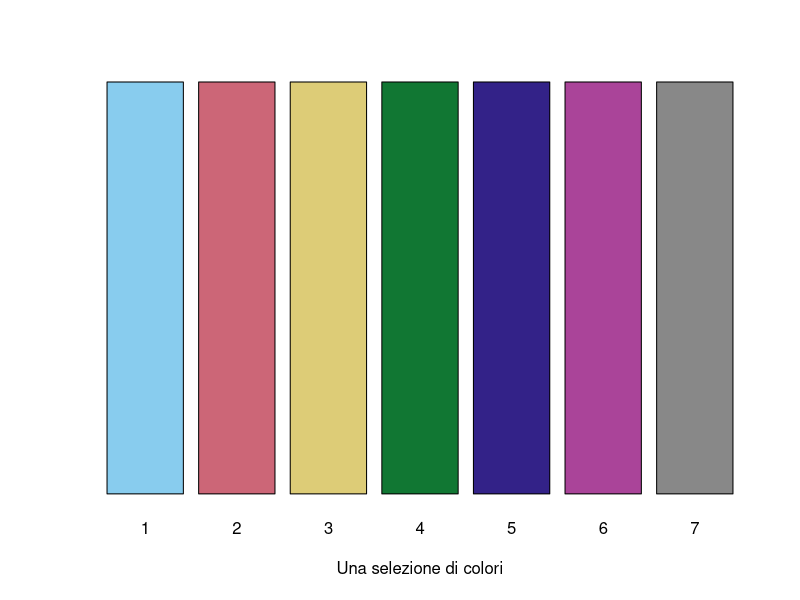

This chart was generated by the following R code:
## ---- chunk 1
#Parametri globali
knitr::opts_chunk$set(dev = if (knitr::is_latex_output()) 'cairo_pdf' else 'svg', fig.width = 5, fig.align = 'center', tidy=FALSE)
if (knitr::is_latex_output()) options(width = 60)
## ---- chunk 2

exp(2)

## ---- chunk 3

miei_colori  = c("#88CCEE", "#CC6677", "#DDCC77", "#117733", "#332288", "#AA4499", "#888888")

# mostriamo i colori in un barplot

barplot(rep(1,7), col=miei_colori, names.arg = as.character(1:7), xlab = "Una selezione di colori", axes=FALSE)
